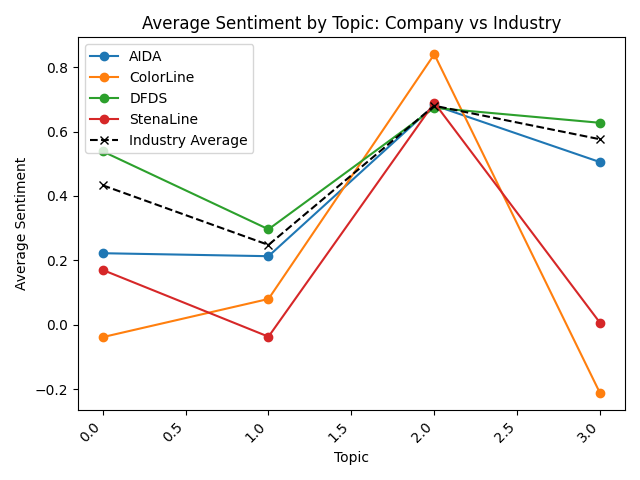

Reproduce this figure in Python.
import pandas as pd
from vaderSentiment.vaderSentiment import SentimentIntensityAnalyzer
import matplotlib.pyplot as plt
import seaborn as sns

# Load the combined data
combined_df = pd.read_csv('Data/combined_clustered_reviews.csv')
combined_df['translated_review'] = combined_df['translated_review'].astype(str).fillna('')


# Check for 'score' column and calculate sentiment if missing
if 'score' not in combined_df.columns or combined_df['score'].isnull().all():
    print("Calculating sentiment scores...")
    analyzer = SentimentIntensityAnalyzer()

    def calculate_sentiment(text):
        sentiment = analyzer.polarity_scores(text)
        return sentiment['compound']

    combined_df['score'] = combined_df['translated_review'].apply(calculate_sentiment)

# Calculate average sentiment for each company by topic
company_scores = combined_df.groupby(['source', 'cluster'])['score'].mean().reset_index()
company_scores.columns = ['Company', 'Topic', 'Average Sentiment']

# Calculate industry average sentiment by topic
industry_scores = combined_df.groupby('cluster')['score'].mean().reset_index()
industry_scores.columns = ['Topic', 'Industry Average Sentiment']

# Merge company scores with industry scores for comparison
comparison_df = pd.merge(company_scores, industry_scores, on='Topic', how='left')
comparison_df.to_csv('Data/company_vs_industry_scores.csv', index=False)

# Debug print to check the comparison DataFrame
print("Comparison DataFrame:")
print(comparison_df)

# Plot the comparison of average sentiment for each company against industry average
plt.figure(figsize=(12, 8))

# Plot for each company
companies = comparison_df['Company'].unique()
for company in companies:
    company_data = comparison_df[comparison_df['Company'] == company]
    plt.plot(company_data['Topic'], company_data['Average Sentiment'], marker='o', label=company)

# Plot industry average
plt.plot(comparison_df['Topic'].unique(), comparison_df.groupby('Topic')['Industry Average Sentiment'].mean(), marker='x', linestyle='--', color='k', label='Industry Average')

plt.title('Average Sentiment by Topic: Company vs Industry')
plt.xlabel('Topic')
plt.ylabel('Average Sentiment')
plt.legend()
plt.xticks(rotation=45, ha='right')
plt.tight_layout()
plt.show()

# Save the plot
plt.savefig('average_sentiment_comparison.png')
